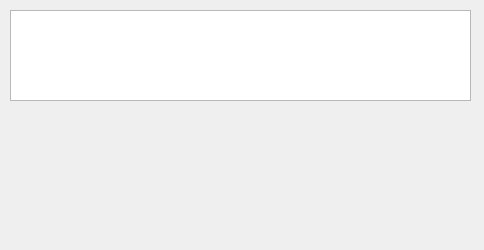
<?xml version="1.0" encoding="UTF-8"?>
<ui version="4.0">
 <class>QuestionWidgt</class>
 <widget class="QWidget" name="QuestionWidgt">
  <property name="geometry">
   <rect>
    <x>0</x>
    <y>0</y>
    <width>484</width>
    <height>250</height>
   </rect>
  </property>
  <property name="windowTitle">
   <string>Form</string>
  </property>
  <widget class="QTextBrowser" name="textBrowser">
   <property name="geometry">
    <rect>
     <x>10</x>
     <y>10</y>
     <width>461</width>
     <height>91</height>
    </rect>
   </property>
  </widget>
 </widget>
 <resources/>
 <connections/>
</ui>
